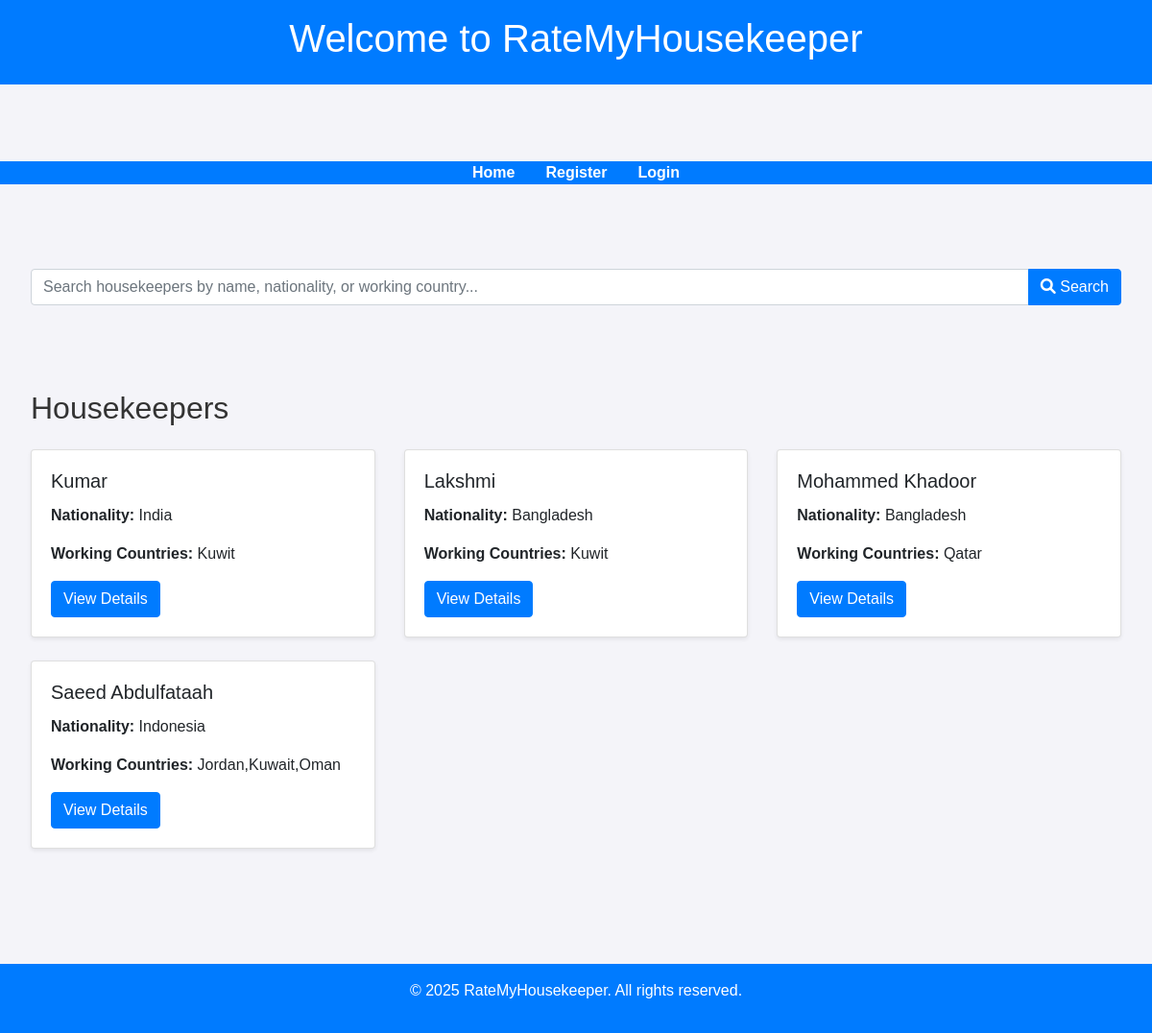
Before: / with the older database file.
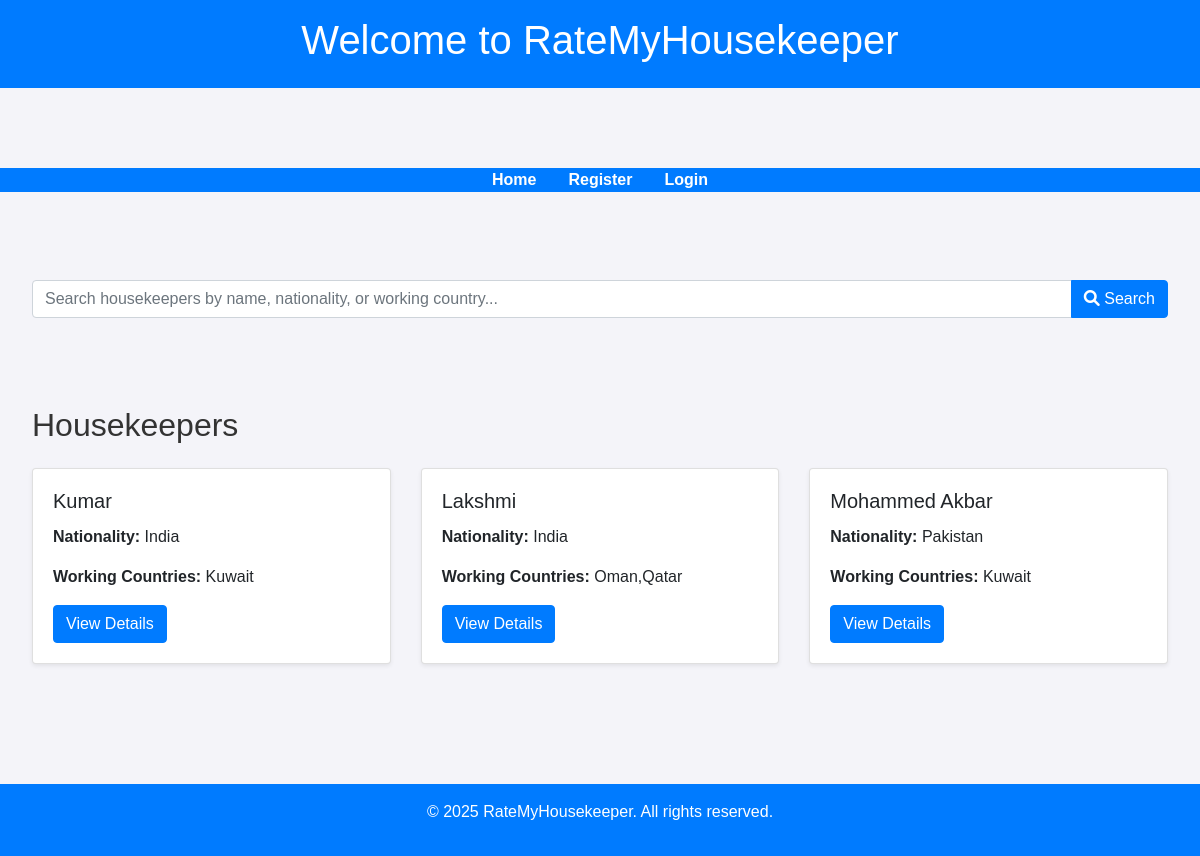
After: the same page with the newer database file.
### app/models.py (models this page shows)
class Housekeeper(db.Model):
    id = db.Column(db.Integer, primary_key=True)
    name = db.Column(db.String(100), nullable=False)
    passport_number = db.Column(db.String(50), unique=True)
    nationality = db.Column(db.String(100))
    working_countries = db.Column(db.String(500), nullable=False)  # Store as a comma-separated string
    note = db.Column(db.Text, nullable=True)
    user_id = db.Column(db.Integer, db.ForeignKey('user.id'), nullable=False)
    user = db.relationship('User', back_populates='housekeepers', lazy=True)
    ratings = db.relationship('Rating', back_populates='evaluated_housekeeper', lazy=True)

### app/routes.py (the view)
@main.route("/", methods=["GET"])
def home():
    search_query = request.args.get("search", "").strip()
    if search_query:
        housekeepers = Housekeeper.query.filter(
            (Housekeeper.name.ilike(f"%{search_query}%")) |
            (Housekeeper.nationality.ilike(f"%{search_query}%")) |
            (Housekeeper.working_countries.ilike(f"%{search_query}%"))
        ).all()
    else:
        housekeepers = Housekeeper.query.all()
    return render_template("home.html", housekeepers=housekeepers)

### app/templates/home.html (shortened to what this page needs)
{% extends "base.html" %}
{% block content %}
    <div class="container mt-4">
        <form method="get" action="{{ url_for('main.home') }}" class="input-group mb-4">
            <input type="text" name="search" class="form-control" placeholder="Search housekeepers by name, nationality, or working country..." value="{{ request.args.get('search', '') }}">
            <div class="input-group-append">
                <button class="btn btn-primary" type="submit"><i class="fas fa-search"></i> Search</button>
            </div>
        </form>
    </div>
    <div class="container">
        <h2 class="mb-4">Housekeepers</h2>
        <div class="row">
            {% if housekeepers %}
                {% for housekeeper in housekeepers %}
                    <div class="col-md-4 mb-4">
                        <div class="card shadow-sm">
                            <div class="card-body">
                                <h5 class="card-title">{{ housekeeper.name }}</h5>
                                <p class="card-text"><strong>Nationality:</strong> {{ housekeeper.nationality }}</p>
                                <p class="card-text"><strong>Working Countries:</strong> {{ housekeeper.working_countries }}</p>
                                <a href="{{ url_for('main.housekeeper_detail', hk_id=housekeeper.id) }}" class="btn btn-primary">View Details</a>
                            </div>
                        </div>
                    </div>
                {% endfor %}
            {% else %}
                <p class="text-muted">No housekeepers found matching your search criteria.</p>
            {% endif %}
        </div>
    </div>
{% endblock %}

### app/templates/base.html (shortened to what this page needs)
<!DOCTYPE html>
<html lang="en">
<head>
    <link href="https://cdn.jsdelivr.net/npm/bootstrap@5.3.0/dist/css/bootstrap.min.css" rel="stylesheet">
    <link href="https://cdn.jsdelivr.net/npm/bootstrap@4.6.2/dist/css/bootstrap.min.css" rel="stylesheet">
    <link href="https://cdnjs.cloudflare.com/ajax/libs/font-awesome/5.15.4/css/all.min.css" rel="stylesheet">
    <link rel="stylesheet" href="https://cdnjs.cloudflare.com/ajax/libs/font-awesome/6.0.0-beta3/css/all.min.css">
    <link href="https://cdn.jsdelivr.net/npm/bootstrap@4.6.2/dist/css/bootstrap.min.css" rel="stylesheet">
</head>
<body>
    <header>
        <h1>Welcome to RateMyHousekeeper</h1>
    </header>
        <div class="container mt-3">
        </div>
    <nav>
        <ul>
            <li><a href="{{ url_for('main.home') }}">Home</a></li>
            <li><a href="{{ url_for('main.register') }}">Register</a></li>
            {% if current_user.is_authenticated %}
                <li><a href="{{ url_for('main.profile') }}">Profile</a></li>
                <li><a href="{{ url_for('main.logout') }}">Logout</a></li>
                <li>Welcome, {{ current_user.username }}!</li>
            {% else %}
                <li><a href="{{ url_for('main.login') }}">Login</a></li>
            {% endif %}
        </ul>
    </nav>
    <div class="container">
        {% block content %}{% endblock %}
    </div>
    <footer>
        <p>&copy; 2025 RateMyHousekeeper. All rights reserved.</p>
    </footer>
</body>
</html>

### app/templates/base.html (style rules this page uses)
body { font-family: Arial, sans-serif; margin: 0; padding: 0; background-color: #f4f4f9; color: #333; }
header { background-color: #007bff; color: #fff; padding: 1rem; text-align: center; }
nav ul { list-style: none; padding: 0; margin: 0; display: flex; justify-content: center; background-color: #007bff; }
nav ul li { margin: 0 1rem; }
nav ul li a { color: #fff; text-decoration: none; font-weight: bold; }
.container { max-width: 1200px; margin: 2rem auto; padding: 1rem; }
footer { text-align: center; padding: 1rem; background-color: #007bff; color: #fff; margin-top: 2rem; }

Changed rows visible on the page:
removed Housekeeper: name "Saeed Abdulfataah", nationality "Indonesia", working_countries "Jordan,Kuwait,Oman"
changed Housekeeper "Kumar": working_countries "Kuwit" → "Kuwait"
changed Housekeeper "Lakshmi": nationality "Bangladesh" → "India"; working_countries "Kuwit" → "Oman,Qatar"
changed Housekeeper: name "Mohammed Khadoor" → "Mohammed Akbar"; nationality "Bangladesh" → "Pakistan"; working_countries "Qatar" → "Kuwait"
